Frame 1 (no input): blank canvas, image omitted
Frame 60 (no input): blank canvas, image omitted
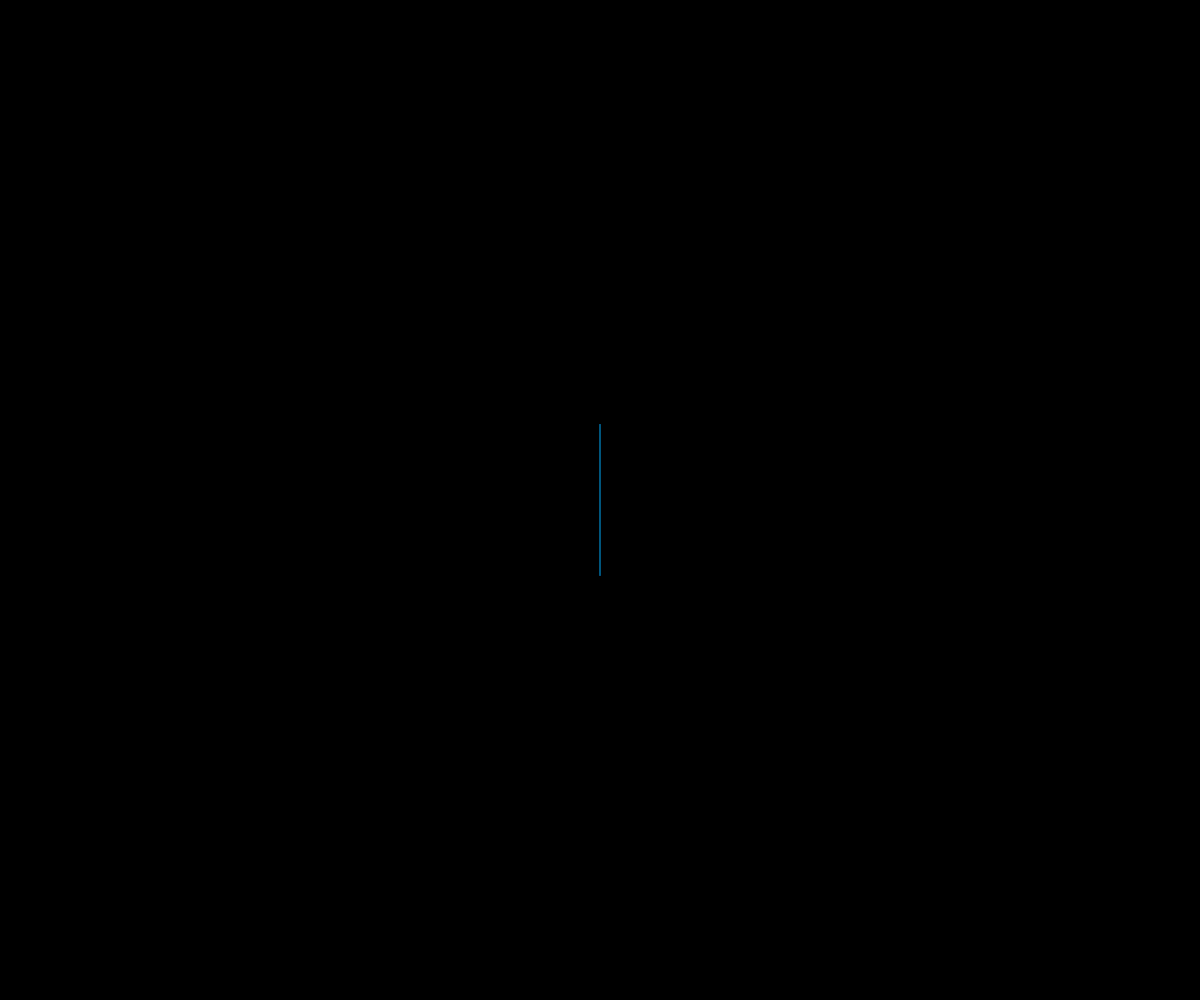
Frame 120 (the mouse pressed at the canvas centre since frame 60)

The p5.js sketch whose frames 1 and 60 were blank and that drew this single picture after the mouse press (run headless with seeded random() and noise() and a simulated clock; from frame 60 on, the mouse is pressed at the canvas centre):

// p5.js sketch
// ── sketch.js
let xOld;
let yOld;

function setup() {
  createCanvas(windowWidth, windowHeight);
  background(0);
  angleMode(DEGREES);
}

function draw() {
  lines();
}

function circles() {
  if (mouseX !== pmouseX || mouseY !== pmouseY) {
    let greenX = Math.round(map(mouseX, 0, windowWidth, 0, 180));
    let blueY = Math.round(map(mouseY, 0, windowHeight, 0, 255));
    const colorString = `rgba(0, ${greenX}, ${blueY}, 0.05)`;
    fill(colorString);
    stroke(0, greenX, blueY);
    strokeWeight(1);
    circle(mouseX, mouseY, 250);
    xOld = mouseX;
    yOld = mouseY;
  }
}

function lines() {
  angleMode(DEGREES);
  const lineLengthInPx = 150;

  translate(mouseX, mouseY);

  let greenX = Math.round(map(mouseX, 0, windowWidth, 0, 180));
  let blueY = Math.round(map(mouseY, 0, windowHeight, 0, 255));
  const colorString = `rgba(0, ${greenX}, ${blueY}, 0.5)`;
  stroke(colorString);
  strokeWeight(1);

  const angle = map(mouseX * mouseY, 0, windowWidth * windowHeight, 0, 360);
  rotate(angle);
  line(0 - lineLengthInPx / 2, 0, 0 + lineLengthInPx / 2, 0);
}
